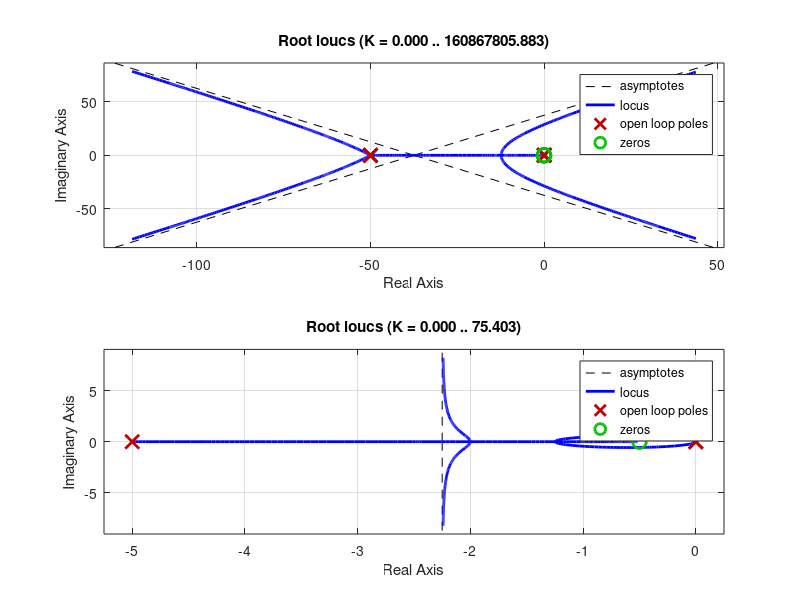
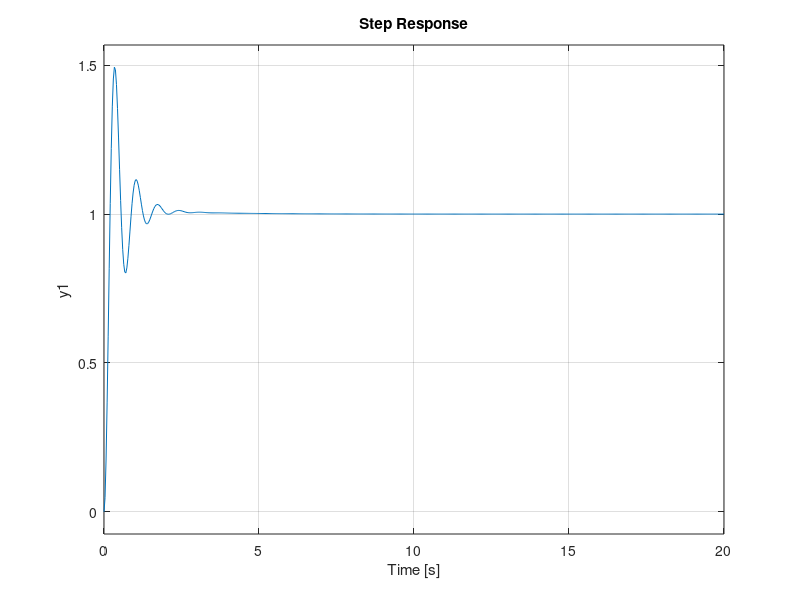

The MATLAB source for these figures, in order:
%% System Definition
close all
s = tf('s');

Gol1 = 1/s^4;
Gol2 = 1/s^2;

K1 = (s + 5e-2)^3/(s + 5e1)^3;
K2 = (s + 5e-1)^1/(s + 5e0)^1;

figure(1)
subplot(2,1,1)
rlocus(K1*Gol1)
subplot(2,1,2)
rlocus(K2*Gol2)

K1 = 1e6*K1;
K2 = 9e1*K2;

Gcl1 = feedback(K1*Gol1, 1);
Gcl2 = feedback(K2*Gol2, 1);

figure(2)
subplot(2,1,1)
step(Gcl1)
subplot(2,1,2)
step(Gcl2)

K1 = K1*eye(6);
K2 = K2*eye(4);
save('K', 'K1', 'K2');